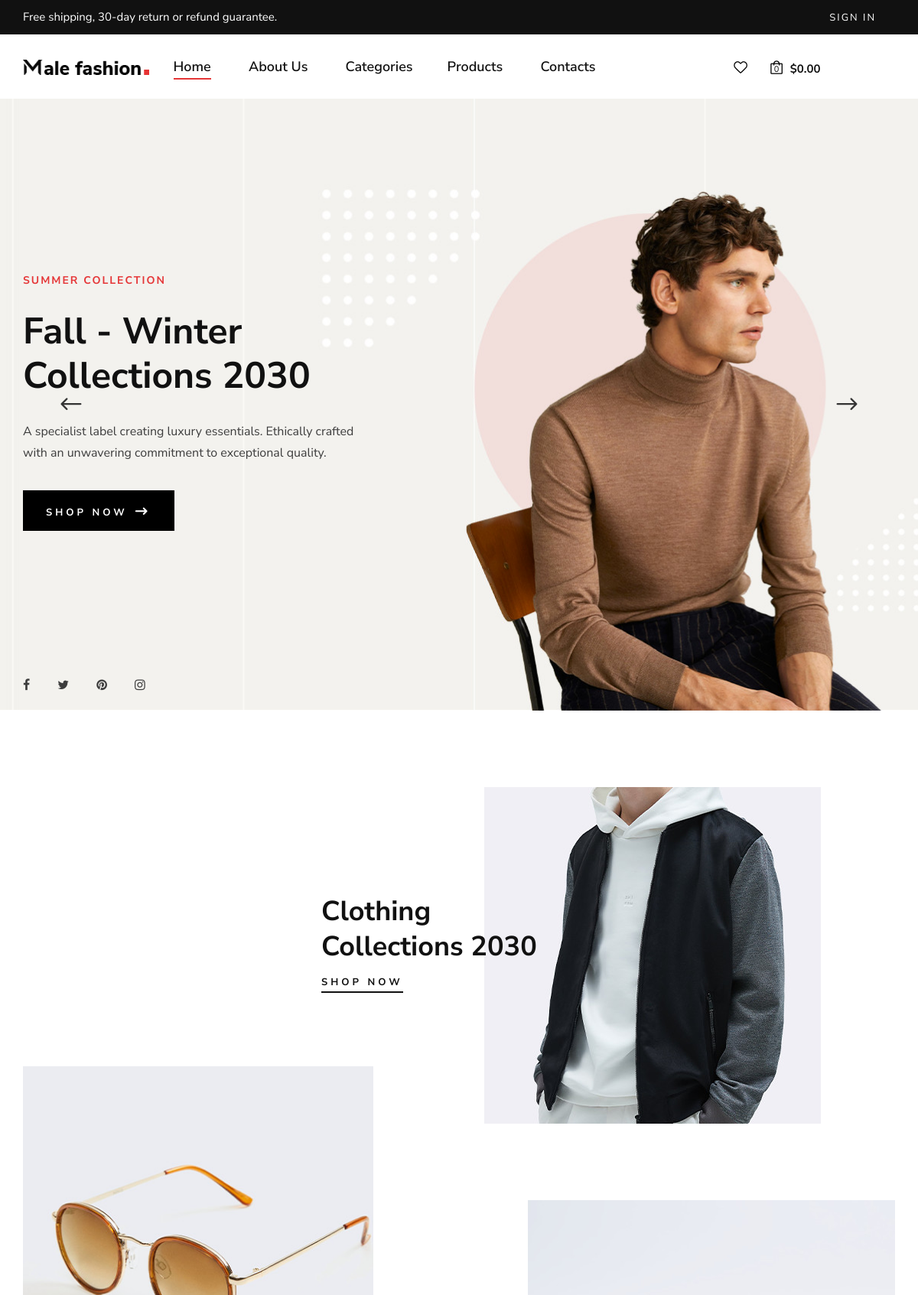
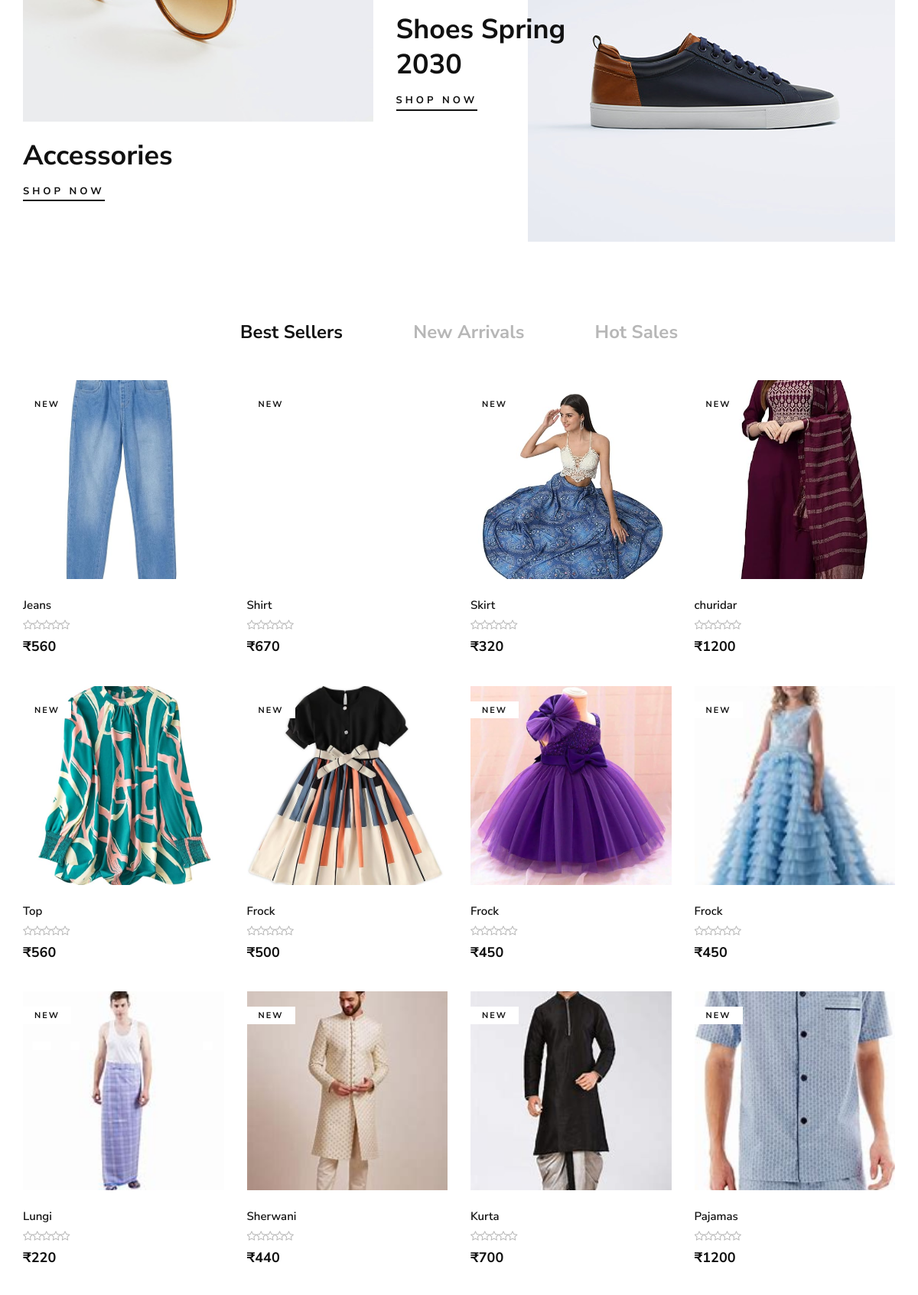
/home_page/ (upper part), run on the app's committed database (2 pictures, top to bottom).
### adminapp/models.py (models this page shows)
class Product_db(models.Model):
    Category_name = models.CharField(max_length=50,null=True,blank=True)
    Product_name = models.CharField(max_length=50,null=True,blank=True)
    Description = models.TextField(max_length=50,null=True,blank=True)
    Price = models.IntegerField(null=True,blank=True)
    Brand = models.CharField(max_length=50, null=True, blank=True)
    Product_img1 = models.ImageField(upload_to="product image",null=True,blank=True)
    Product_img2 = models.ImageField(upload_to="product image", null=True, blank=True)
    Product_img3 = models.ImageField(upload_to="product image", null=True, blank=True)

### webapp/views.py (the view)
# urls.py: path('home_page/',views.home_page,name="home_page"),
def home_page(request):
    products = Product_db.objects.all()
    cat = Category_db.objects.all()
    return render(request,"home.html",{'cat':cat,'products':products})

### webapp/templates/home.html (shortened to what this page needs)
<!DOCTYPE html>
{% load static %}
<html lang="zxx">
<head>
    <link rel="stylesheet" href="{% static 'homestyle/css/bootstrap.min.css' %}" type="text/css">
    <link rel="stylesheet" href="{% static 'homestyle/css/font-awesome.min.css' %}" type="text/css">
    <link rel="stylesheet" href="{% static 'homestyle/css/elegant-icons.css' %}" type="text/css">
    <link rel="stylesheet" href="{% static 'homestyle/css/elegant-icons.css' %}" type="text/css">
    <link rel="stylesheet" href="{% static 'homestyle/css/elegant-icons.css' %}" type="text/css">
    <link rel="stylesheet" href="{% static 'homestyle/css/elegant-icons.css' %}" type="text/css">
    <link rel="stylesheet" href="{% static 'homestyle/css/magnific-popup.css' %}" type="text/css">
    <link rel="stylesheet" href="{% static 'homestyle/css/nice-select.css' %}" type="text/css">
    <link rel="stylesheet" href="{% static 'homestyle/css/owl.carousel.min.css' %}" type="text/css">
    <link rel="stylesheet" href="{% static 'homestyle/css/slicknav.min.css' %}" type="text/css">
    <link rel="stylesheet" href="{% static 'homestyle/css/style.css' %}" type="text/css">
</head>
<body>
    <header class="header">
        <div class="header__top">
            <div class="container">
                <div class="row">
                    <div class="col-lg-6 col-md-7">
                        <div class="header__top__left">
                            <p>Free shipping, 30-day return or refund guarantee.</p>
                        </div>
                    </div>
                    <div class="col-lg-6 col-md-5">
                        <div class="header__top__right">
                            <div class="header__top__links">
                                {% if request.session.Username %}
                                <a href="{% url 'user_logout' %}">Welcome {{request.session.Username}} / Logout</a>
                                {% else %}
                                <a href="{% url 'user_login' %}">Sign in</a>
                                {% endif %}
                            </div>
                        </div>
                    </div>
                </div>
            </div>
        </div>
        <div class="container">
            <div class="row">
                <div class="col-lg-2 col-md-3">
                    <div class="header__logo">
                        <a href="./index.html"><img src="{% static 'homestyle/img/logo.png' %}" alt=""></a>
                    </div>
                </div>
                <div class="col-lg-6 col-md-7">
                    <nav class="header__menu mobile-menu">
                        <ul>
                            <li class="active"><a href="#">Home</a></li>
                            <li><a href="{% url 'about_us' %}">About Us</a></li>
                            <li><a href="#">Categories</a>
                            <li><a href="{% url 'products_page' %}">Products</a></li>
                            <li><a href="{% url 'contact_page' %}">Contacts</a></li>
                        </ul>
                    </nav>
                </div>
                <div class="col-lg-3 col-md-3">
                    <div class="header__nav__option">
                        <a href="http://127.0.0.1:8000/adminapp/admin_login/"><img src="{% static 'homestyle/img/icon/heart.png' %}" alt=""></a>
                        <a href="{% url 'cart_page' %}"><img src="{% static 'homestyle/img/icon/cart.png' %}" alt=""> <span>0</span></a>
                        <div class="price">$0.00</div>
                    </div>
                </div>
            </div>
        </div>
    </header>
    <section class="hero">
        <div class="hero__slider owl-carousel">
            <div class="hero__items set-bg" data-setbg="{% static 'homestyle/img/hero/hero-1.jpg' %}">
                <div class="container">
                    <div class="row">
                        <div class="col-xl-5 col-lg-7 col-md-8">
                            <div class="hero__text">
                                <h6>Summer Collection</h6>
                                <h2>Fall - Winter Collections 2030</h2>
                                <p>A specialist label creating luxury essentials. Ethically crafted with an unwavering
                                commitment to exceptional quality.</p>
                                <a href="#" class="primary-btn">Shop now <span class="arrow_right"></span></a>
                                <div class="hero__social">
                                    <a href="#"><i class="fa fa-facebook"></i></a>
                                    <a href="#"><i class="fa fa-twitter"></i></a>
                                    <a href="#"><i class="fa fa-pinterest"></i></a>
                                    <a href="#"><i class="fa fa-instagram"></i></a>
                                </div>
                            </div>
                        </div>
                    </div>
                </div>
            </div>
        </div>
    </section>
    <section class="banner spad">
        <div class="container">
            <div class="row">
                <div class="col-lg-7 offset-lg-4">
                    <div class="banner__item">
                        <div class="banner__item__pic">
                            <img src="{% static 'homestyle/img/banner/banner-1.jpg" alt="">
                        </div>
                        <div class="banner__item__text">
                            <h2>Clothing Collections 2030</h2>
                            <a href="#">Shop now</a>
                        </div>
                    </div>
                </div>
                <div class="col-lg-5">
                    <div class="banner__item banner__item--middle">
                        <div class="banner__item__pic">
                            <img src="{% static 'homestyle/img/banner/banner-2.jpg' %}" alt="">
                        </div>
                        <div class="banner__item__text">
                            <h2>Accessories</h2>
                            <a href="#">Shop now</a>
                        </div>
                    </div>
                </div>
                <div class="col-lg-7">
                    <div class="banner__item banner__item--last">
                        <div class="banner__item__pic">
                            <img src="{% static 'homestyle/img/banner/banner-3.jpg' %}" alt="">
                        </div>
                        <div class="banner__item__text">
                            <h2>Shoes Spring 2030</h2>
                            <a href="#">Shop now</a>
                        </div>
                    </div>
                </div>
            </div>
        </div>
    </section>
    <section class="product spad">
        <div class="container">
            <div class="row">
                <div class="col-lg-12">
                    <ul class="filter__controls">
                        <li class="active" data-filter="*">Best Sellers</li>
                        <li data-filter=".new-arrivals">New Arrivals</li>
                        <li data-filter=".hot-sales">Hot Sales</li>
                    </ul>
                </div>
            </div>
            <div class="row product__filter">
                {% for d in products %}
                <div class="col-lg-3 col-md-6 col-sm-6 col-md-6 col-sm-6 mix new-arrivals">
                    <div class="product__item">
                        <div class="product__item__pic set-bg" data-setbg="{{d.Product_img1.url}}">
                            <span class="label">New</span>
                        </div>
                        <div class="product__item__text">
                            <h6>{{d.Product_name}}</h6>
                            <div class="rating">
                                <i class="fa fa-star-o"></i>
                                <i class="fa fa-star-o"></i>
                                <i class="fa fa-star-o"></i>
                                <i class="fa fa-star-o"></i>
                                <i class="fa fa-star-o"></i>
                            </div>
                            <h5>₹{{d.Price}}</h5>
                        </div>
                    </div>
                </div>
                {% endfor %}
    </section>
</body>
</html>

### data on the page
Product_db: shows a picture, Product_name "Jeans", Price "560"
Product_db: Product_name "Shirt", Price "670"
Product_db: shows a picture, Product_name "Skirt", Price "320"
Product_db: shows a picture, Product_name "churidar", Price "1200"
Product_db: shows a picture, Product_name "Top", Price "560"
Product_db: shows a picture, Product_name "Frock", Price "500"
Product_db: shows a picture, Product_name "Frock", Price "450"
Product_db: shows a picture, Product_name "Frock", Price "450"
Product_db: shows a picture, Product_name "Lungi", Price "220"
Product_db: shows a picture, Product_name "Sherwani", Price "440"
Product_db: shows a picture, Product_name "Kurta", Price "700"
Product_db: shows a picture, Product_name "Pajamas", Price "1200"
